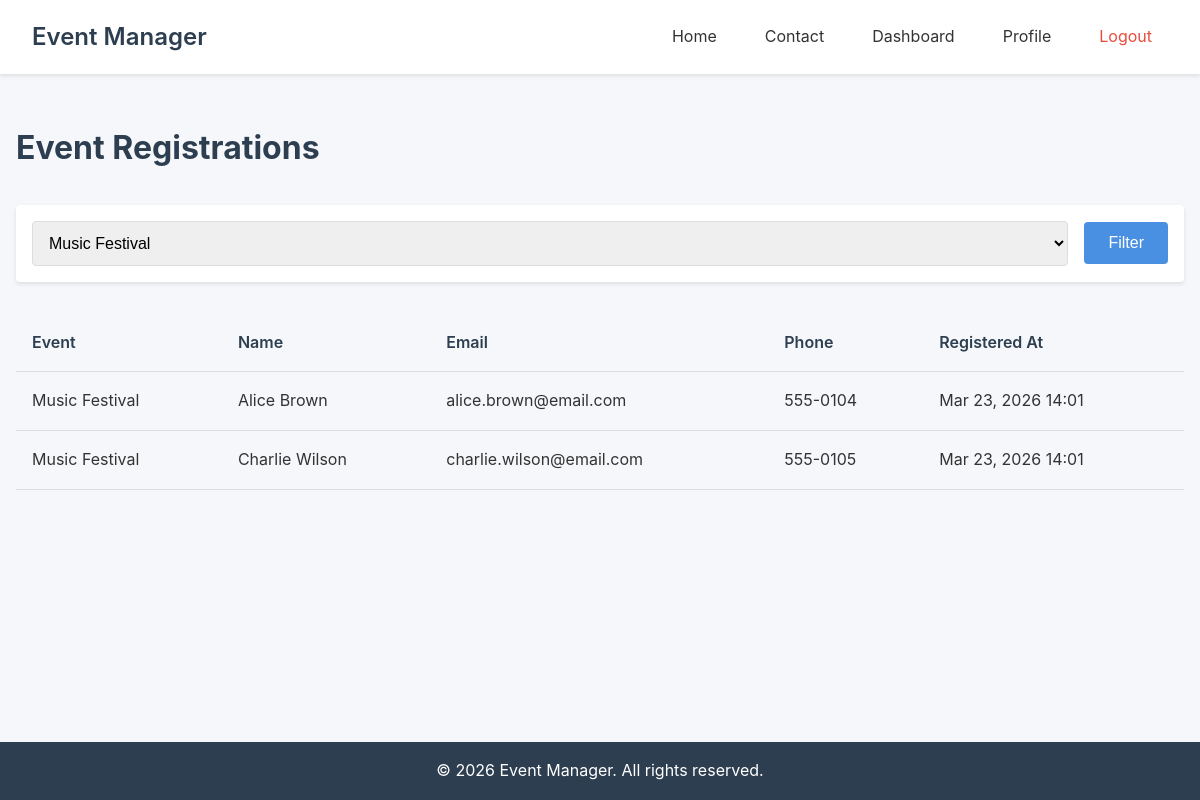
/dashboard/registrations.php?event_id=2 (signed in), run on the app's committed database.
### tables this page shows
CREATE TABLE IF NOT EXISTS event_registrations (
    id INT AUTO_INCREMENT PRIMARY KEY,
    event_id INT NOT NULL,
    name VARCHAR(100) NOT NULL,
    email VARCHAR(100) NOT NULL,
    phone VARCHAR(20) NOT NULL,
    registered_at TIMESTAMP DEFAULT CURRENT_TIMESTAMP,
    FOREIGN KEY (event_id) REFERENCES events(id) ON DELETE CASCADE,
    INDEX idx_event_id (event_id),
    INDEX idx_email (email)
);

CREATE TABLE IF NOT EXISTS events (
    id INT AUTO_INCREMENT PRIMARY KEY,
    title VARCHAR(200) NOT NULL,
    description TEXT NOT NULL,
    event_date DATE NOT NULL,
    event_time TIME NOT NULL,
    venue VARCHAR(200) NOT NULL,
    image VARCHAR(255) DEFAULT NULL,
    max_capacity INT DEFAULT 0,
    created_by INT NOT NULL,
    created_at TIMESTAMP DEFAULT CURRENT_TIMESTAMP,
    updated_at TIMESTAMP DEFAULT CURRENT_TIMESTAMP ON UPDATE CURRENT_TIMESTAMP,
    FOREIGN KEY (created_by) REFERENCES users(id) ON DELETE CASCADE,
    INDEX idx_event_date (event_date),
    FULLTEXT idx_search (title, description)
);

### dashboard/registrations.php (the view, shortened to what this page needs)
<?php
$event_id = intval($_GET['event_id'] ?? 0);
try {
    $db = getDB();
    $stmt = $db->query("SELECT id, title FROM events ORDER BY event_date DESC");
    $events_list = $stmt->fetchAll();
    if ($event_id > 0) {
        $stmt = $db->prepare("SELECT er.*, e.title as event_title
                             FROM event_registrations er
                             JOIN events e ON er.event_id = e.id
                             WHERE er.event_id = ?
                             ORDER BY er.registered_at DESC");
        $stmt->execute([$event_id]);
    } else {
        $stmt = $db->query("SELECT er.*, e.title as event_title
                           FROM event_registrations er
                           JOIN events e ON er.event_id = e.id
                           ORDER BY er.registered_at DESC");
    }
    $registrations = $stmt->fetchAll();
} catch (PDOException $e) {
    $registrations = [];
    $events_list = [];
}
include __DIR__ . '/../includes/header.php';
?>
<main class="main">
    <div class="container">
        <div class="page-header">
            <h2>Event Registrations</h2>
        </div>
        <div class="filter-section">
            <form method="GET" class="filter-form">
                <select name="event_id" id="event_id" class="filter-select">
                    <?php foreach ($events_list as $event): ?>
                        <option value="<?php echo $event['id']; ?>" <?php echo $event_id == $event['id'] ? 'selected' : ''; ?>>
                            <?php echo htmlspecialchars($event['title']); ?>
                        </option>
                    <?php endforeach; ?>
                </select>
                <button type="submit" class="btn btn-primary">Filter</button>
            </form>
        </div>
        <?php if (empty($registrations)): ?>
            <p>No registrations found.</p>
        <?php else: ?>
            <div class="table-container">
                <table class="data-table">
                    <thead>
                        <tr>
                            <th>Event</th>
                            <th>Name</th>
                            <th>Email</th>
                            <th>Phone</th>
                            <th>Registered At</th>
                        </tr>
                    </thead>
                    <tbody>
                        <?php foreach ($registrations as $reg): ?>
                            <tr>
                                <td><?php echo htmlspecialchars($reg['event_title']); ?></td>
                                <td><?php echo htmlspecialchars($reg['name']); ?></td>
                                <td><?php echo htmlspecialchars($reg['email']); ?></td>
                                <td><?php echo htmlspecialchars($reg['phone']); ?></td>
                                <td><?php echo date('M d, Y H:i', strtotime($reg['registered_at'])); ?></td>
                            </tr>
                        <?php endforeach; ?>
                    </tbody>
                </table>
            </div>
        <?php endif; ?>
    </div>
</main>
<?php include __DIR__ . '/../includes/footer.php'; ?>

### assets/css/style.css (style rules this page uses)
:root { --primary-color: #4a90e2; --secondary-color: #2c3e50; --success-color: #27ae60; --error-color: #e74c3c; --warning-color: #f39c12; --bg-color: #f5f7fa; --text-color: #333; --border-color: #ddd; --shadow: 0 2px 4px rgba(0,0,0,0.1); --border-radius: 4px; --spacing: 1rem; }
* { margin: 0; padding: 0; box-sizing: border-box; }
body { font-family: -apple-system, BlinkMacSystemFont, 'Segoe UI', Roboto, 'Helvetica Neue', Arial, sans-serif; line-height: 1.6; color: var(--text-color); background-color: var(--bg-color); min-height: 100vh; display: flex; flex-direction: column; }
.container { width: 100%; max-width: 1200px; margin: 0 auto; padding: 0 var(--spacing); }
.btn-primary { background-color: var(--primary-color); color: white; padding: 0.5rem 1rem; border-radius: var(--border-radius); border: none; text-decoration: none; display: inline-block; transition: opacity 0.3s; }
.main { flex: 1; padding: var(--spacing) 0; }
.page-header { margin-bottom: 2rem; }
.page-header h2 { font-size: 2rem; margin-bottom: 0.5rem; color: var(--secondary-color); }
.btn { padding: 0.75rem 1.5rem; border: none; border-radius: var(--border-radius); font-size: 1rem; cursor: pointer; text-decoration: none; display: inline-block; transition: opacity 0.3s; }
.table-container { overflow-x: auto; }
.data-table { width: 100%; border-collapse: collapse; }
.data-table th, .data-table td { padding: var(--spacing); text-align: left; border-bottom: 1px solid var(--border-color); }
.data-table th { background-color: var(--bg-color); font-weight: 600; color: var(--secondary-color); }
.filter-section { background: white; padding: var(--spacing); border-radius: var(--border-radius); box-shadow: var(--shadow); margin-bottom: 2rem; }
.filter-form { display: flex; gap: var(--spacing); align-items: center; }
.filter-select { flex: 1; padding: 0.75rem; border: 1px solid var(--border-color); border-radius: var(--border-radius); font-size: 1rem; }

### data on the page
event_registrations: event.title "Music Festival", name "Alice Brown", email "alice.brown@email.com", phone "555-0104", registered_at "Mar 23, 2026 14:01"
event_registrations: event.title "Music Festival", name "Charlie Wilson", email "charlie.wilson@email.com", phone "555-0105", registered_at "Mar 23, 2026 14:01"

### other printed values
SITE_NAME "Event Manager"
form field event_id "Music Festival"
